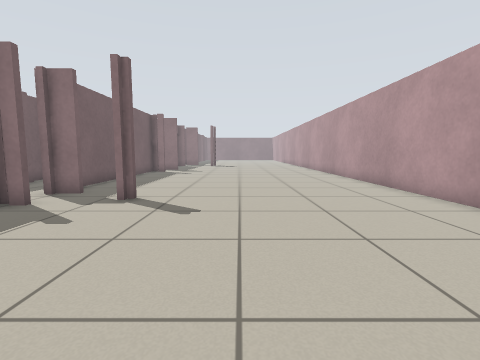
View 1 (above)

16 first-person views from a walk through a world built for the Player/Stage simulator. The camera is 0.68 m above the floor, tilts 6° down and sees 85° across. Floor lines are 1 m apart. The floor is counted in squares, 0.5 m on a side. Each view is taken from the middle of a square. On the plan, view 1 faces up. The plan holds only what a view shows up to about 13 squares ahead; the rest is blank. The place goes on beyond the plan. Robots are left out.

View 2
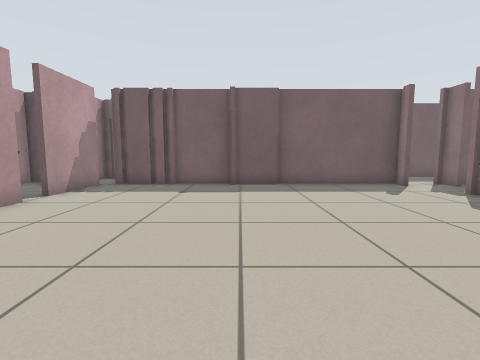

View 3
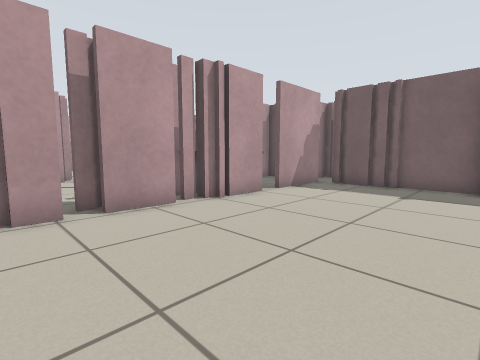

View 4
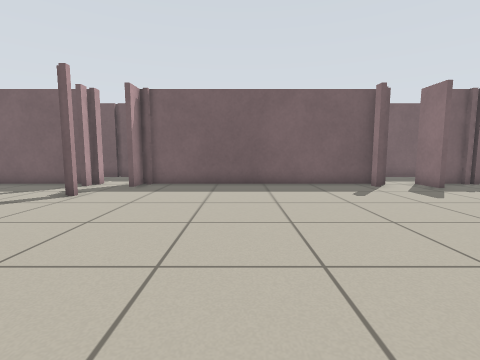

View 5
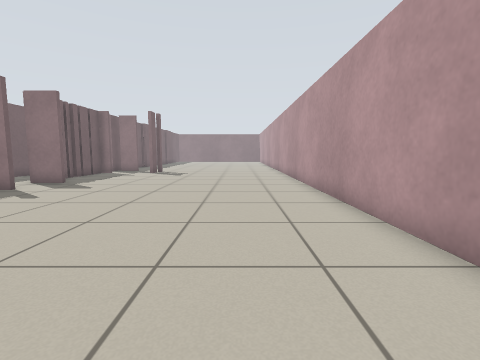

View 6
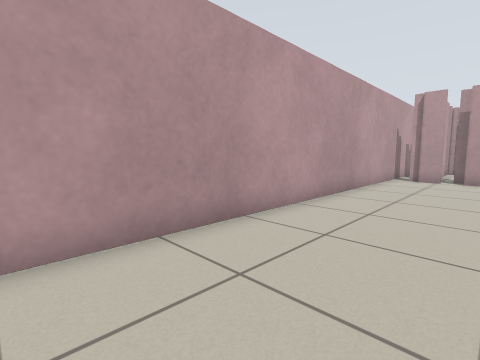

View 7
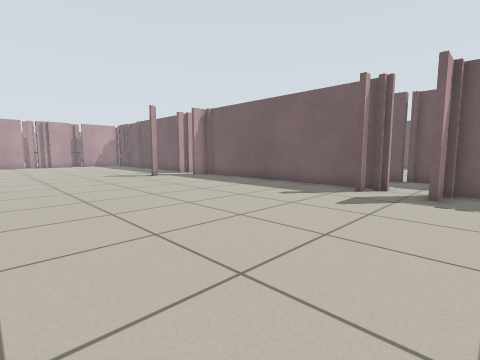

View 8
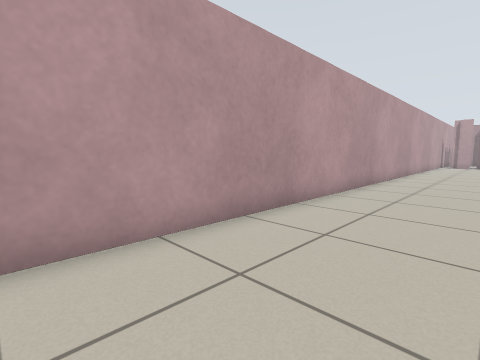

View 9
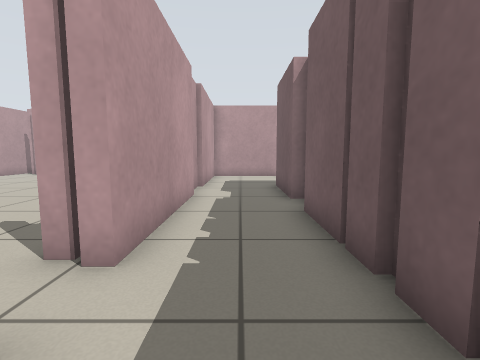

View 10
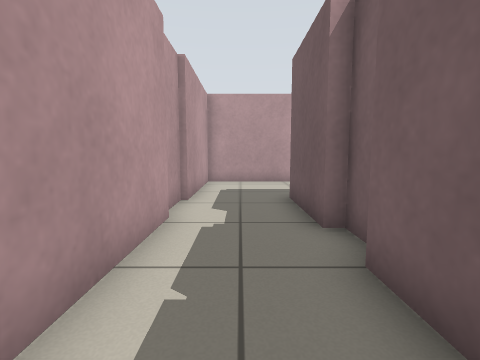

View 11
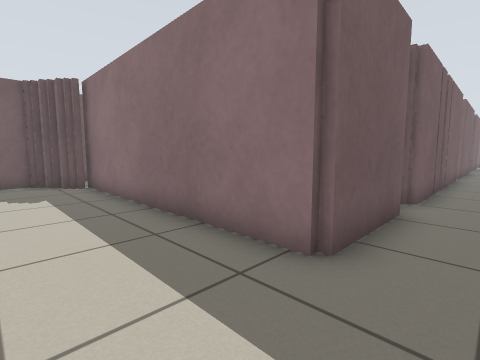

View 12
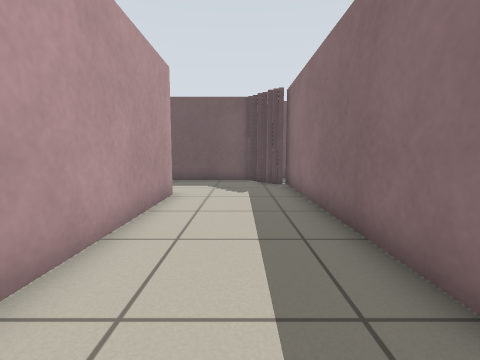

View 13
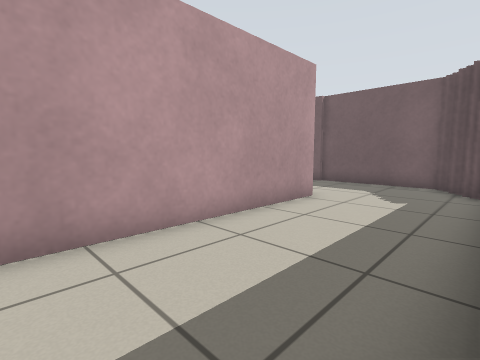

View 14
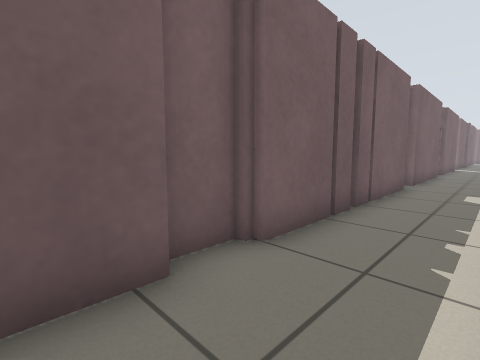

View 15
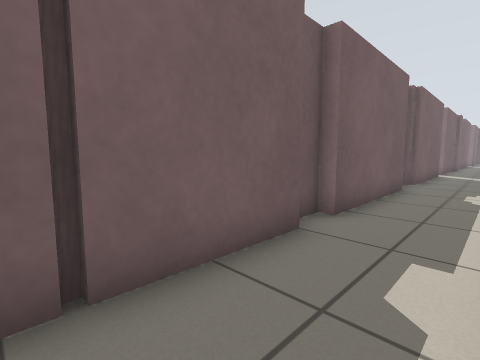

View 16
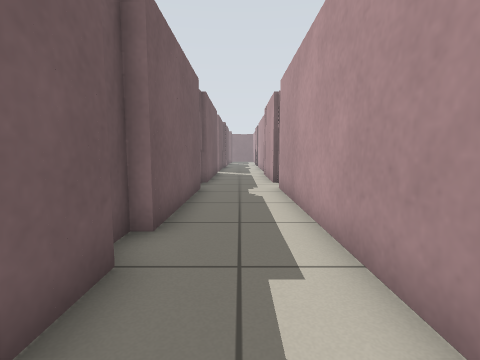

### Floor plan
Points are (right, up) in squares from view 1. A wall is a line through its corners. A room is listed if a view was taken in it or the views show most of it. See-through windows are left out.
Room 1 (views 1, 2, 3, 4, 5, 6, 7, 8)
walls: (-5.2, 8.6) (-6.1, 8.6); (-6.3, 6.9) (-6.3, 1.6); (-6.4, 8.8) (-5.2, 8.8); (-6.1, 1.6) (-6.1, -0.2); (-6.3, -0.4) (-6.3, -2.9); (-5.2, 18.4) (-5.8, 18.4); (-6.3, 18.8) (-6.3, 9.1); (-6.1, -3.1) (-6.1, -3.6); (-6.1, -3.8) (-6.1, -5.2); (-6, 20.8) (-4.9, 20.8); (-2.2, -6) (-0.5, -6); (-0.2, -6.2) (0.3, -6.2); (1.2, -6.2) (3.1, -6.2); (0.3, -6.4) (0.9, -6.4); (3.8, -6.2) (4.8, -6.2); (3, -6.8) (3.5, -6.8); (4.6, -6.4) (5.1, -6.4); (-6.1, -6) (-3, -6); (-6.3, 22.5) (-6.3, 21); (5.8, -6.9) (5.8, 22.1)
ways out: opening at (-6.5, 20) to room 2; gap at (-6, 8) to room 2
Room 2 (views 9, 10, 11, 12, 13, 14, 15, 16)
walls: (-9.5, 2.4) (-9.5, -1) (-19.5, -1); (-9.9, 3.9) (-9.9, 2.4); (-6.5, 1.5) (-6.5, 7); (-9.5, 6.2) (-9.5, 4); (-9.5, 7.2) (-9.5, 6.4); (-6.3, -0.5) (-6.3, 1); (-6.5, 10.5) (-6.5, 19); (-9.5, 12.1) (-9.5, 7.5); (-9.9, 13.4) (-9.9, 12.5); (-16.5, -5.2) (-6.5, -5.2) (-6.5, -0.4); (-19.4, -1.8) (-19.9, -1.8); (-20, -2.2) (-20.5, -2.2); (-20.9, -2.5) (-20.9, -7.2); (-9.5, 18.8) (-9.5, 13.4); (-5.8, 18.6) (-5.2, 18.6); (-9.9, 19.9) (-9.9, 19.1); (-9.7, 20.9) (-9.7, 20.4); (-4.9, 20.6) (-6.5, 20.6) (-6.5, 22.2); (-9.5, 22.5) (-9.5, 20.8)
ways out: opening at (-6.5, 20) to room 1; gap at (-6, 8) to room 1; gap at (-10, 19)

Where each view was taken, in squares from view 1:
view 1: 0 up, 0 right, facing up
view 2: 0 up, 5 right, facing left
view 3: 0 up, 5 right, facing down-left
view 4: 13 up, 5 right, facing left
view 5: 9 up, 3 right, facing up
view 6: 8 up, 2 right, facing down-right
view 7: 22 up, 4 right, facing down-left
view 8: 22 up, 2 right, facing down-right
view 9: 10 up, 8 left, facing down
view 10: 7 up, 8 left, facing down
view 11: 4 down, 8 left, facing up-left
view 12: 3 down, 8 left, facing left
view 13: 1 down, 9 left, facing down-left
view 14: 1 up, 7 left, facing up-left
view 15: 8 up, 7 left, facing up-left
view 16: 9 up, 8 left, facing up
